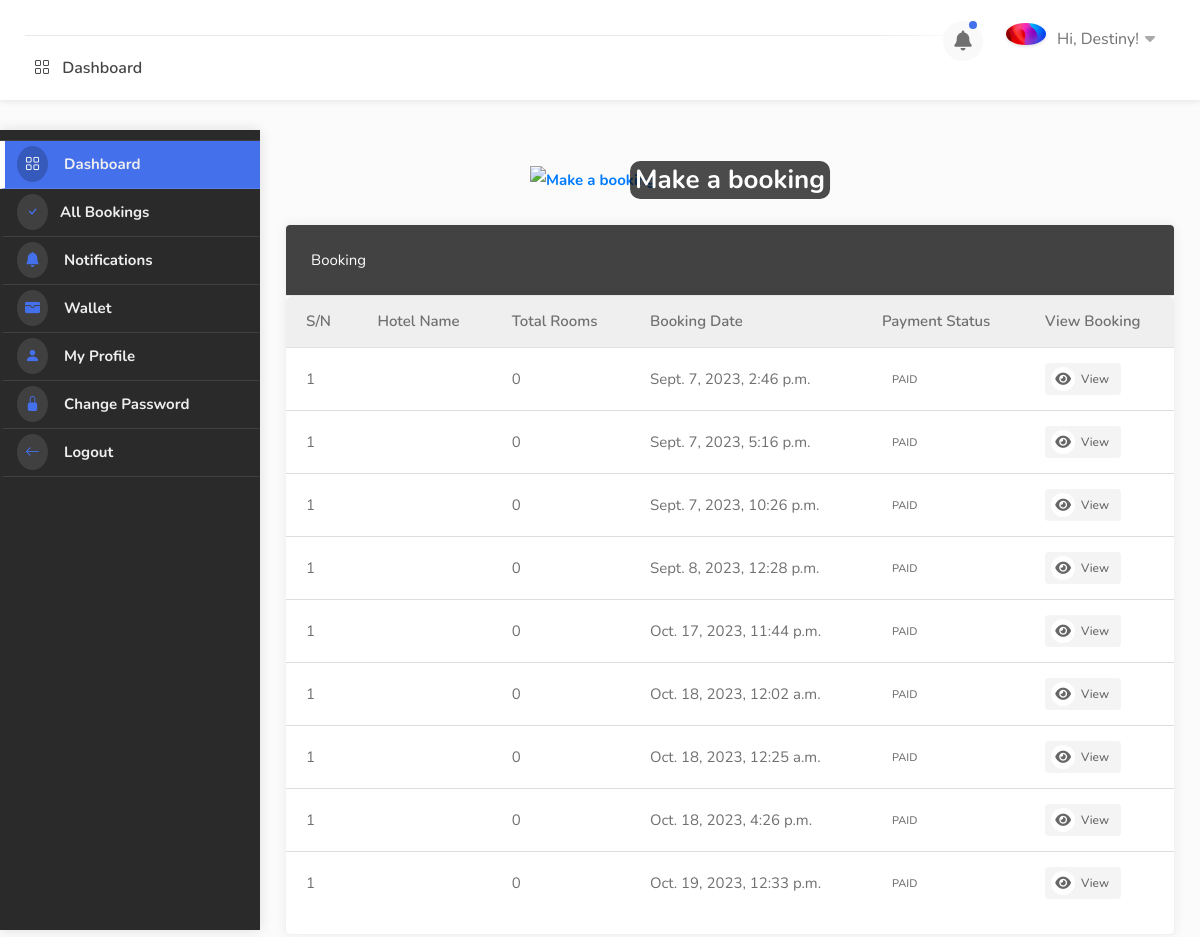
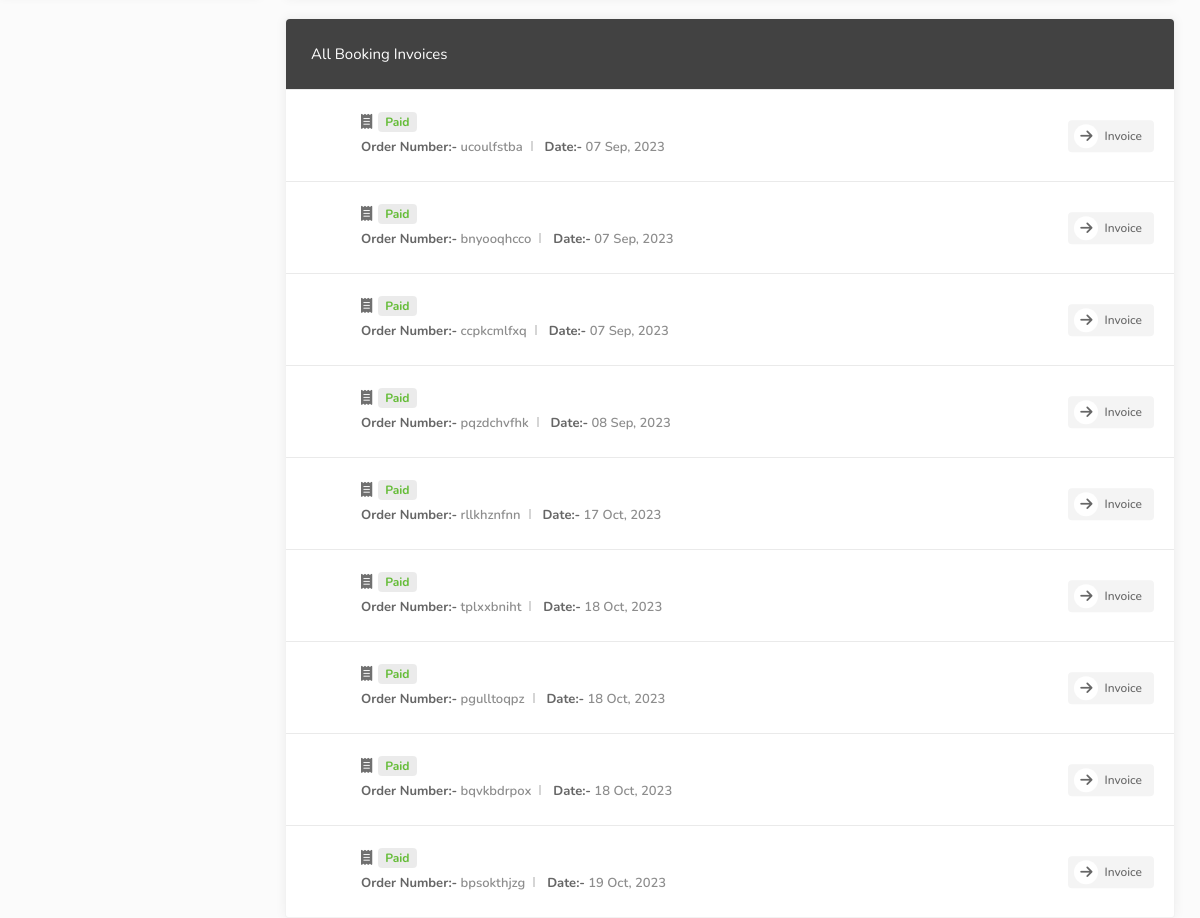
The page /dashboard/ (signed in) on the database as committed earlier (2 pictures, top to bottom).
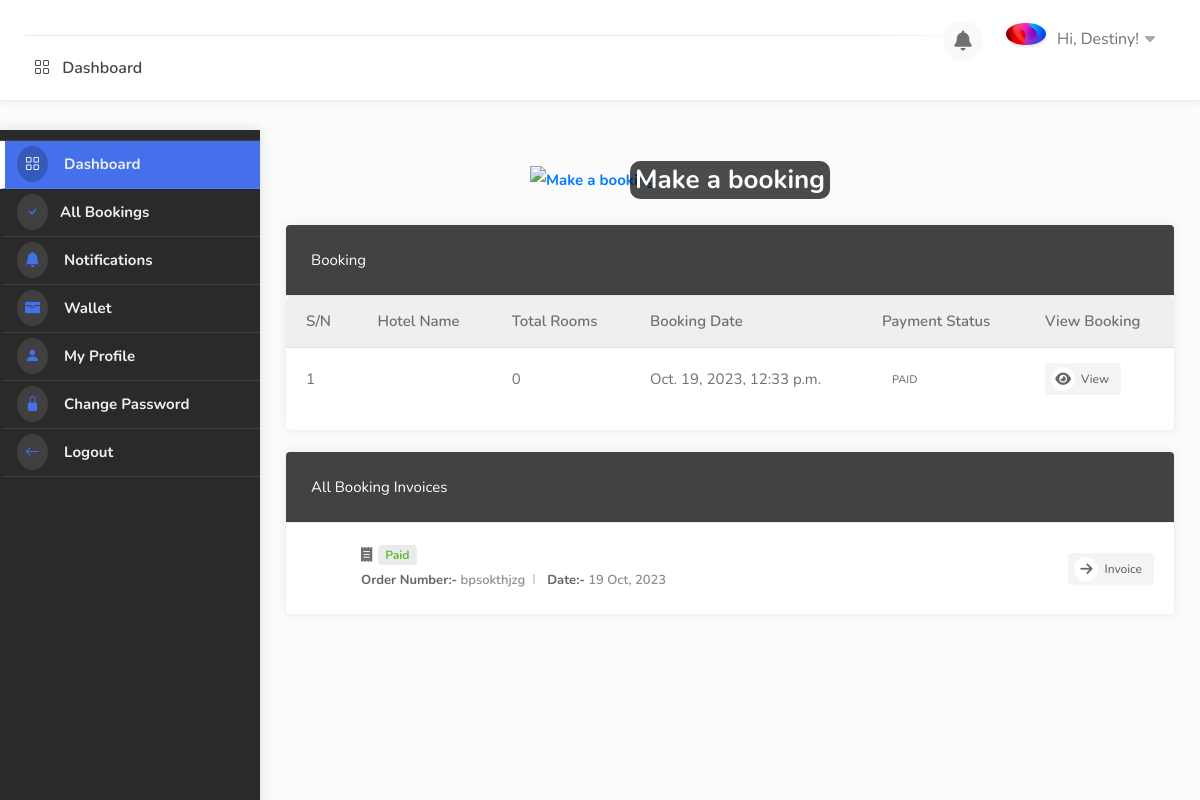
The same page on the database as committed later.
### hotel/models.py (models this page shows, shortened)
class Booking(models.Model):
    user = models.ForeignKey(User, on_delete=models.SET_NULL, null=True, blank=True)
    payment_status = models.CharField(max_length=100, choices=PAYMENT_STATUS, default="initiated")
    full_name = models.CharField(max_length=1000, null=True, blank=True)
    email = models.EmailField(null=True, blank=True)
    phone = models.CharField(max_length=1000, null=True, blank=True)
    hotel = models.ForeignKey(Hotel, on_delete=models.SET_NULL, null=True)
    room_type = models.ForeignKey(RoomType, on_delete=models.SET_NULL, null=True)
    room = models.ManyToManyField(Room)
    before_discount = models.DecimalField(max_digits=12, decimal_places=2, default=0.00)
    total = models.DecimalField(max_digits=12, decimal_places=2, default=0.00)
    saved = models.DecimalField(max_digits=12, decimal_places=2, default=0.00)
    check_in_date = models.DateField()
    check_out_date = models.DateField()
    total_days = models.PositiveIntegerField(default=0)
    num_adults = models.PositiveIntegerField(default=1)
    num_children = models.PositiveIntegerField(default=0)
    checked_in = models.BooleanField(default=False)
    checked_out = models.BooleanField(default=False)
    is_active = models.BooleanField(default=True)
    checked_in_tracker = models.BooleanField(default=False, help_text="DO NOT CHECK THIS BOX")
    checked_out_tracker = models.BooleanField(default=False, help_text="DO NOT CHECK THIS BOX")
    date = models.DateTimeField(auto_now_add=True, null=True, blank=True)
    coupons = models.ManyToManyField("hotel.Coupon", blank=True)
    stripe_payment_intent = models.CharField(max_length=200,null=True, blank=True)
    success_id = ShortUUIDField(length=300, max_length=505, alphabet="abcdefghijklmnopqrstuvxyz1234567890")
    booking_id = ShortUUIDField(unique=True, length=10, max_length=20, alphabet="abcdefghijklmnopqrstuvxyz")

### user_dashboard/views.py (the view)
# urls.py: path("dashboard/", include("user_dashboard.urls")),
@login_required
def dashboard(request):
    bookings = Booking.objects.filter(user=request.user, payment_status="paid")
    total_spent = Booking.objects.filter(user=request.user, payment_status="paid").aggregate(amount=models.Sum('total'))
    print("bookings ========", total_spent)
    context = {
        "bookings":bookings,
        "total_spent":total_spent,
    }
    return render(request, "user_dashboard/dashboard.html", context)

### hotel/context_processor.py (called while the page is built)
def default(request):
    if 'selection_data_obj' in request.session:
        total_selected_items = len(request.session['selection_data_obj'])
    else:
        total_selected_items = 0
    try:
        noti = Notification.objects.filter(user=request.user, seen=False)
    except:
        noti = None
    return {
        "total_selected_items": total_selected_items,
        "noti": noti,
    }

### templates/user_dashboard/dashboard.html (shortened to what this page needs)
{% extends 'partials/dashboard_base.html' %}
{% load static %}
{% block content %}
    <div id="dashboard">
        {% include 'partials/dashboard_sidebar.html' %}
        <div class="utf_dashboard_content">
        <section>
            <div style="position: relative; width: 100%; max-width: 400px; margin: auto;">
                <a href="/detail/cascade-ski-lodge">
                    <img src="{% static 'images/csc/lodge2.png' %}" alt="Make a booking" style="width: 100%;">
                    <div style="position: absolute; top: 50%; left: 50%; transform: translate(-50%, -50%); color: white; font-size: 26px; background: rgba(0, 0, 0, 0.7); padding: 5px; text-align: center; border-radius: 10px;">
                        Make a booking
                    </div>
                </a>
            </div>
        </section>
        <section>
            <div class="row">
                <div class="col-lg-12 col-md-12 mb-4">
                    <div class="utf_dashboard_list_box table-responsive recent_booking">
                        <h4>Booking</h4>
                        <div class="dashboard-list-box table-responsive invoices with-icons">
                            <table class="table table-hover">
                                <thead>
                                    <tr>
                                        <th>S/N</th>
                                        <th>Hotel Name</th>
                                        <th>Total Rooms</th>
                                        <th>Booking Date</th>
                                        <th>Payment Status</th>
                                        <th>View Booking</th>
                                    </tr>
                                </thead>
                                <tbody>
                                    {% for b in bookings %}
                                        <tr>
                                            <td>1</td>
                                            <td>{{ b.hotel.name }}</td>
                                            <td>{{ b.room.all.count }}</td>
                                            <td>{{b.date}}</td>
                                            <td><span class="badge text-uppercase">{{ b.payment_status }}</span></td>
                                            <td><a href="{% url 'dashboard:booking_detail' b.booking_id %}" class="button gray"><i class="fa fa-eye"></i> View</a></td>
                                        </tr>
                                    {% endfor %}
                                </tbody>
                            </table>
                        </div>
                    </div>
                </div>
                <div class="col-lg-12 col-md-12">
                    <div class="utf_dashboard_list_box invoices with-icons margin-top-20">
                        <h4>All Booking Invoices</h4>
                        <ul>
                            {% for b in bookings %}
                                <li><i class="fas fa-receipt"></i> <strong>{{b.hotel.name}} <span class="paid">{{b.payment_status|title}}</span></strong>
                                    <ul>
                                        <li><span>Order Number:-</span> {{b.booking_id}}</li>
                                        <li><span>Date:-</span> {{b.date|date:"d M, Y"}}</li>
                                    </ul>
                                    <div class="buttons-to-right"> <a href="{% url 'hotel:invoice' b.booking_id %}" class="button gray"><i class="fas fa-arrow-right"></i> Invoice</a> </div>
                                </li>
                            {% endfor %}
                        </ul>
                    </div>
                </div>
            </div>
        </section>
    </div>
{% endblock content %}

### templates/partials/dashboard_base.html (shortened to what this page needs)
{% load static %}
<!DOCTYPE html>
<html lang="zxx">
<head>
    <link rel="stylesheet" href="{% static 'css/stylesheet.css' %}">
    <link rel="stylesheet" href="{% static 'css/mmenu.css' %}">
    <link rel="stylesheet" href="{% static 'css/perfect-scrollbar.css' %}">
    <link rel="stylesheet" href="{% static 'css/style.css' %}" id="colors">
    <link rel="stylesheet" href="https://cdn.jsdelivr.net/npm/bootstrap-icons@1.10.5/font/bootstrap-icons.css">
    <link rel="stylesheet" href="https://cdnjs.cloudflare.com/ajax/libs/font-awesome/4.7.0/css/font-awesome.css" />
    <link rel="stylesheet" href="https://cdnjs.cloudflare.com/ajax/libs/font-awesome/6.0.0/css/all.min.css" />
    <link rel="stylesheet" href="https://cdn.jsdelivr.net/npm/@mdi/font@7.2.96/css/materialdesignicons.min.css">
    <link href='https://unpkg.com/boxicons@2.1.4/css/boxicons.min.css' rel='stylesheet'>
    <link rel="stylesheet" href="https://cdn.jsdelivr.net/npm/remixicon-ligatures@2.5.0/fonts/remixicon.min.css">
    <link href="https://cdn.jsdelivr.net/npm/remixicon@2.2.0/fonts/remixicon.css" rel="stylesheet">
</head>
<body>
    <div id="main_wrapper">
        <header id="header_part" class="fixed fullwidth_block dashboard">
            <div id="header" class="not-sticky">
                <div class="container">
                    <div class="utf_left_side">
                        <nav id="navigation" class="style_one">
                            <ul id="responsive">
                                <li><a href="{% url 'dashboard:dashboard' %}"> <i class="bi bi-grid"></i> Dashboard</a></li>
                            </ul>
                        </nav>
                        <div class="clearfix"></div>
                    </div>
                    <div class="utf_right_side">
                        <div class="header_widget">
                            <div class="dashboard_header_button_item {% if noti %} has-noti {% endif %} js-item-menu">
                                <i class="fas fa-bell"></i>
                            </div>
                            <div class="utf_user_menu">
                                <div class="utf_user_name"><span><img src="{{request.user.profile.image.url}}" alt=""></span>Hi, {{request.user.username|title}}!</div>
                            </div>
                        </div>
                    </div>
                </div>
            </div>
        </header>
        {% block content %}
        {% endblock content %}
    </div>
</body>
</html>

Rows that differ between the two databases and show on the page:
removed Booking: room.all.count "0", date "Sept. 7, 2023, 2:46 p.m.", payment_status "PAID", payment_status "Paid", booking_id "ucoulfstba", date "07 Sep, 2023"
removed Booking: room.all.count "0", date "Sept. 7, 2023, 5:16 p.m.", payment_status "PAID", payment_status "Paid", booking_id "bnyooqhcco", date "07 Sep, 2023"
removed Booking: room.all.count "0", date "Sept. 7, 2023, 10:26 p.m.", payment_status "PAID", payment_status "Paid", booking_id "ccpkcmlfxq", date "07 Sep, 2023"
removed Booking: room.all.count "0", date "Sept. 8, 2023, 12:28 p.m.", payment_status "PAID", payment_status "Paid", booking_id "pqzdchvfhk", date "08 Sep, 2023"
removed Booking: room.all.count "0", date "Oct. 17, 2023, 11:44 p.m.", payment_status "PAID", payment_status "Paid", booking_id "rllkhznfnn", date "17 Oct, 2023"
removed Booking: room.all.count "0", date "Oct. 18, 2023, 12:02 a.m.", payment_status "PAID", payment_status "Paid", booking_id "tplxxbniht", date "18 Oct, 2023"
removed Booking: room.all.count "0", date "Oct. 18, 2023, 12:25 a.m.", payment_status "PAID", payment_status "Paid", booking_id "pgulltoqpz", date "18 Oct, 2023"
removed Booking: room.all.count "0", date "Oct. 18, 2023, 4:26 p.m.", payment_status "PAID", payment_status "Paid", booking_id "bqvkbdrpox", date "18 Oct, 2023"
